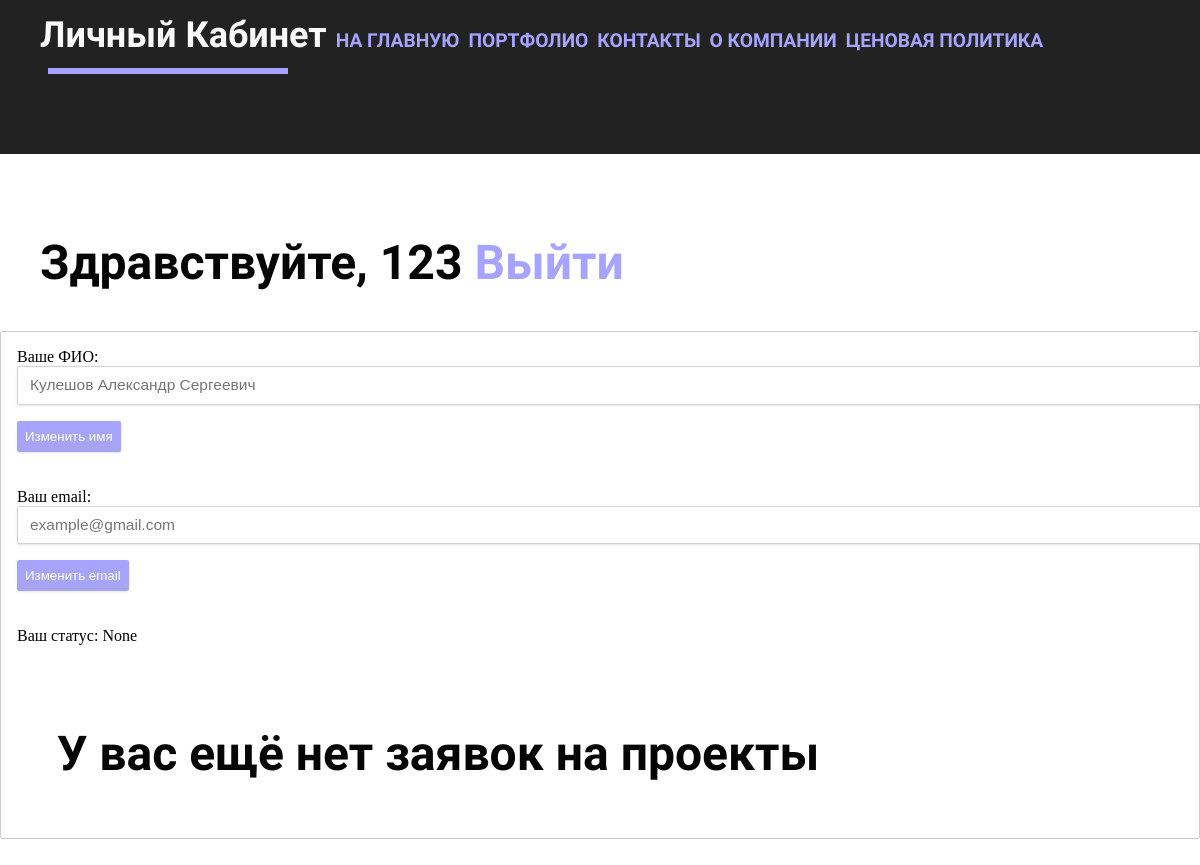
The app's page /lk (signed in), older data.
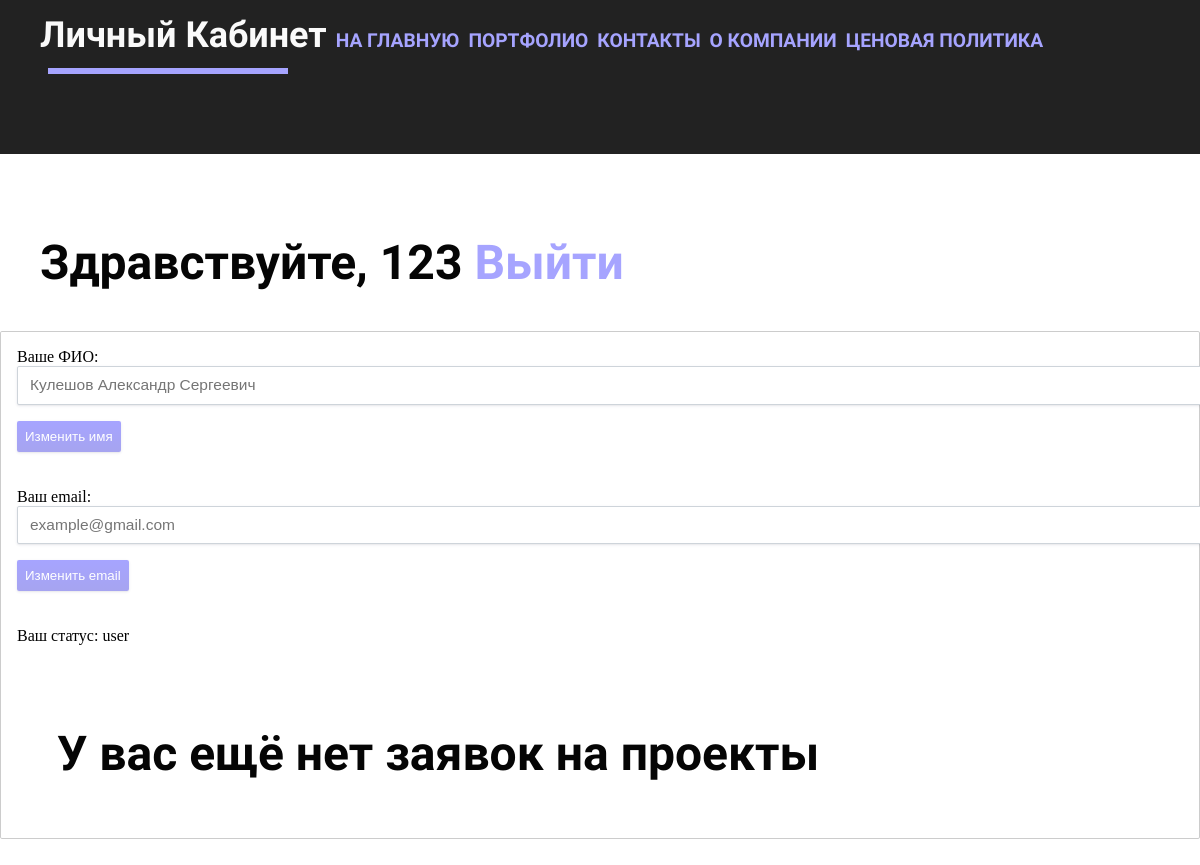
The same page, newer data.
### tables this page shows
CREATE TABLE users (
	id INTEGER PRIMARY KEY AUTOINCREMENT,
	name VARCHAR(50),
	email VARCHAR(50),
	login VARCHAR(50) not null,
	password VARCHAR(50) not null,
	status VARCHAR(50)
);

### main.py (the view, shortened to what this page needs)
@app.route('/lk', methods=['GET', 'POST'])
def lk(method='any', get_matr = -1):
    if request.method == 'GET' or method == 'get':
        user_logged = False
        loginname = "Unknown"
        res = [(-1,-1,-1,-1,-1,-1,-1)]
        res_projects = []
        user_id = 0
        if 'username' in session:
            loginname = session['username']
            user_logged = True
            res = run_script_get(f"SELECT * FROM users WHERE login='{loginname}'")
            user_id = run_script_get(f"SELECT id FROM users WHERE login='{loginname}'")[0][0]
            res_projects = run_script_get(f"SELECT * FROM projects WHERE user_id='{user_id}'")
        if len(res) == 0:
            session.pop('username')
            return lk('get')
        print(user_id, res_projects)
        lenX = -1
        lenY = -1
        try:
            if (get_matr != -1):
                lenX = len(get_matr)
                lenY = len(get_matr[0])
        except:
            lenX = -1
            lenY = -1
        print(res)
        print(get_matr)
        print(lenX, lenY)
        return render_template('lk.html', user_logged=user_logged, login=loginname, email=res[0][2],
                               name= res[0][1], status = res[0][5], proj_table = res_projects, pt_len = len(res_projects),
                               get_matr = get_matr, lenX = lenX, lenY = lenY)

### main.py (called while the page is built)
def get_db():
    db = getattr(g, '_database', None)
    if db is None:
        db = g._database = sqlite3.connect(DATABASE)
    return db

def run_script_get(strin):
    with app.app_context():
        return get_db().execute(strin).fetchall()

@app.teardown_appcontext
def close_connection(exception):
    db = getattr(g, '_database', None)
    if db is not None:
        db.close()

### templates/lk.html (shortened to what this page needs)
<!DOCTYPE html>
<html lang="en">
<head>
    <link rel="stylesheet" href="static/css/style2.css">
</head>
<body>
    <header>
        <h1 class='pages'>Личный Кабинет
			<a href="/">НА ГЛАВНУЮ</a>
            <a href="portfolio">ПОРТФОЛИО</a>
			<a href="contacts">КОНТАКТЫ</a>
            <a href="about" class="margin">О КОМПАНИИ</a>
			<a href="price" class="margin">ЦЕНОВАЯ ПОЛИТИКА</a>
		</h1>
        <hr>
    </header>
	{% if user_logged %}
		<h2>Здравствуйте, {{login}} <a href={{url_for('logout')}}> Выйти </a></h2>
		<div class="box-outer">
			<form name="signup_form" method="post" action="" autocomplete="off">
				<label>Ваше ФИО:</label>
				<input type="text" name=name_change class="input-control" placeholder="Кулешов Александр Сергеевич" required {% if name != None %} value="{{name}}" {% endif %}>
				<input type="submit" class="button" value="Изменить имя">
				<br>
				<br>
				<br>
			</form>
			<form name="signup_form" method="post" action="" autocomplete="off">
				<label>Ваш email:</label>
				<input type="text" name=email_change class="input-control" placeholder="example@gmail.com" required {% if email != None %} value="{{email}}" {% endif %}>
				<input type="submit" class="button" value="Изменить email">
				<br>
				<br>
				<br>
			</form>
			<label>Ваш статус: {{status}}</label>
			{% if pt_len == 0 %}
				<h2>У вас ещё нет заявок на проекты </a></h2>
			{% endif %}
	{% endif %}
</body>
</html>

Row changes from the older to the newer data that the page shows:
now on this page (row edited): users: status "user"
Text that changed along with them:
{{ status }}: "None" → (not shown)
